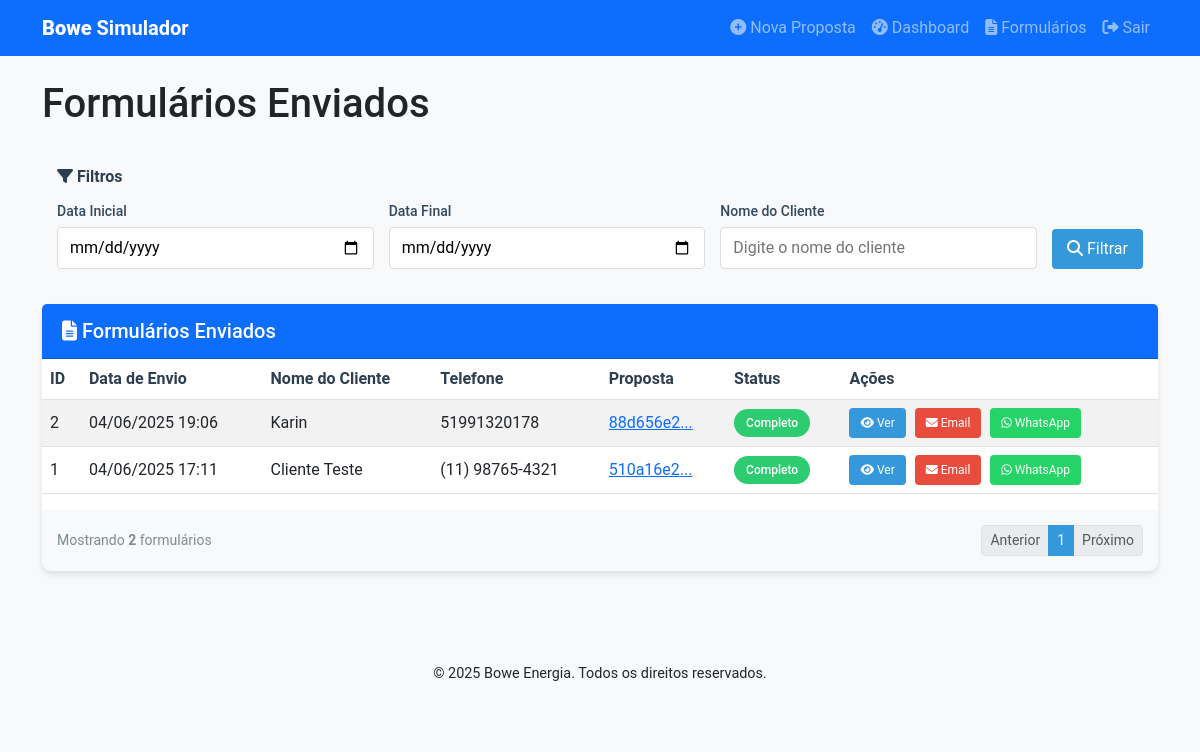
Screenshot of /admin/formularios (signed in) with the database file from the repository.
### src/models/formulario.py (models this page shows, shortened)
class FormularioCliente(db.Model):
    __tablename__ = 'formularios_cliente'
    id = db.Column(db.Integer, primary_key=True)
    proposta_id = db.Column(db.Integer, db.ForeignKey('propostas.id'), nullable=False)
    data_submissao = db.Column(db.DateTime, default=datetime.utcnow)
    nome_completo = db.Column(db.String(150), nullable=False)
    telefone = db.Column(db.String(20), nullable=False)
    documento_filename = db.Column(db.String(255), nullable=False)
    conta_luz_filename = db.Column(db.String(255), nullable=False)
    proposta = db.relationship('Proposta', backref=db.backref('formulario', uselist=False))

### src/routes/formulario.py (the view)
@formulario_bp.route('/admin/formularios')
def admin_formularios():
    if 'logged_in' not in session:
        flash('Acesso restrito. Por favor, faça login.', 'error')
        return redirect(url_for('dashboard.login'))
    formularios = FormularioCliente.query.order_by(FormularioCliente.data_submissao.desc()).all()
    return render_template('admin_formularios.html', formularios=formularios)

### src/templates/admin_formularios.html (shortened to what this page needs)
{% extends "base.html" %}
{% block content %}
<div class="container mt-4">
    <div class="row">
        <div class="col-md-12">
            <h1 class="mb-4">Formulários Enviados</h1>
            <div class="filter-section">
                <h2 class="filter-title"><i class="fas fa-filter"></i> Filtros</h2>
                <form class="filter-form" method="GET" action="{{ url_for('formulario.admin_formularios') }}">
                    <div class="filter-group">
                        <label class="filter-label">Data Inicial</label>
                        <input type="date" name="data_inicial" class="filter-control" value="{{ request.args.get('data_inicial', '') }}">
                    </div>
                    <div class="filter-group">
                        <label class="filter-label">Data Final</label>
                        <input type="date" name="data_final" class="filter-control" value="{{ request.args.get('data_final', '') }}">
                    </div>
                    <div class="filter-group">
                        <label class="filter-label">Nome do Cliente</label>
                        <input type="text" name="nome" class="filter-control" value="{{ request.args.get('nome', '') }}" placeholder="Digite o nome do cliente">
                    </div>
                    <button type="submit" class="filter-btn"><i class="fas fa-search"></i> Filtrar</button>
                </form>
            </div>
            <div class="card">
                <div class="card-header bg-primary text-white">
                    <h5 class="mb-0"><i class="fas fa-file-alt"></i> Formulários Enviados</h5>
                </div>
                <div class="table-responsive">
                    {% if formularios %}
                    <table class="table table-striped table-hover">
                        <thead>
                            <tr>
                                <th>ID</th>
                                <th>Data de Envio</th>
                                <th>Nome do Cliente</th>
                                <th>Telefone</th>
                                <th>Proposta</th>
                                <th>Status</th>
                                <th>Ações</th>
                            </tr>
                        </thead>
                        <tbody>
                            {% for formulario in formularios %}
                            <tr>
                                <td>{{ formulario.id }}</td>
                                <td>{{ formulario.data_submissao.strftime('%d/%m/%Y %H:%M') }}</td>
                                <td>{{ formulario.nome_completo }}</td>
                                <td>{{ formulario.telefone }}</td>
                                <td>
                                    <a href="{{ url_for('proposta.visualizar', id_publico=formulario.proposta.id_publico) }}" target="_blank">
                                        {{ formulario.proposta.id_publico[:8] }}...
                                    </a>
                                </td>
                                <td><span class="badge badge-success">Completo</span></td>
                                <td>
                                    <a href="{{ url_for('formulario.admin_formulario_detalhe', id=formulario.id) }}" class="btn btn-sm btn-view">
                                        <i class="fas fa-eye"></i> Ver
                                    </a>
                                    <a href="mailto:{{ formulario.proposta.email_indicado }}" class="btn btn-sm btn-email">
                                        <i class="fas fa-envelope"></i> Email
                                    </a>
                                    <a href="https://wa.me/55{{ formulario.telefone|replace('(', '')|replace(')', '')|replace('-', '')|replace(' ', '') }}" target="_blank" class="btn btn-sm btn-whatsapp">
                                        <i class="fab fa-whatsapp"></i> WhatsApp
                                    </a>
                                </td>
                            </tr>
                            {% endfor %}
                        </tbody>
                    </table>
                    {% endif %}
                </div>
                {% if formularios %}
                <div class="table-footer">
                    <div class="results-info">
                        Mostrando <strong>{{ formularios|length }}</strong> formulários
                    </div>
                    <nav aria-label="Paginação">
                        <ul class="pagination pagination-sm">
                            <li class="page-item disabled">
                                <a class="page-link" href="#" tabindex="-1">Anterior</a>
                            </li>
                            <li class="page-item active">
                                <a class="page-link" href="#">1</a>
                            </li>
                            <li class="page-item disabled">
                                <a class="page-link" href="#">Próximo</a>
                            </li>
                        </ul>
                    </nav>
                </div>
                {% endif %}
            </div>
        </div>
    </div>
</div>
{% endblock %}

### src/static/css/style.css (style rules this page uses)
body { font-family: 'Roboto', sans-serif; background-color: #f8f9fa; }
.card { border: none; box-shadow: 0 0.125rem 0.25rem rgba(0, 0, 0, 0.075); margin-bottom: 1.5rem; }
.card-header { font-weight: 600; }
.table th { font-weight: 600; }
.badge { font-weight: 500; padding: 0.4em 0.6em; }

### src/static/css/custom.css (style rules this page uses)
main, .container, .row, .col-md-12 { overflow-x: visible; }

### src/templates/admin_formularios.html (style rules this page uses)
.card { border-radius: 10px; box-shadow: 0 4px 6px rgba(0,0,0,0.1); margin-bottom: 20px; }
.card-header { border-radius: 10px 10px 0 0; padding: 15px 20px; }
.table-responsive { padding: 0; }
.table th { font-weight: 600; color: #2c3e50; }
.table td { vertical-align: middle; }
.badge { padding: 8px 12px; border-radius: 30px; font-weight: 500; font-size: 12px; }
.badge-success { background-color: #2ecc71; color: white; }
.btn-sm { border-radius: 4px; padding: 5px 10px; font-size: 12px; margin-right: 5px; }
.btn-view { background-color: #3498db; color: white; }
.btn-whatsapp { background-color: #25d366; color: white; }
.btn-email { background-color: #e74c3c; color: white; }
.filter-section { background-color: #f8f9fa; border-radius: 10px; padding: 15px; margin-bottom: 20px; }
.filter-title { font-size: 16px; font-weight: 600; margin-bottom: 15px; color: #2c3e50; }
.filter-form { display: flex; flex-wrap: wrap; gap: 15px; }
.filter-group { flex: 1; min-width: 200px; }
.filter-label { display: block; margin-bottom: 5px; font-weight: 500; color: #34495e; font-size: 14px; }
.filter-control { width: 100%; padding: 8px 12px; border: 1px solid #ddd; border-radius: 4px; }
.filter-btn { align-self: flex-end; padding: 8px 15px; background-color: #3498db; color: white; border: none; border-radius: 4px; cursor: pointer; }
.table-footer { display: flex; justify-content: space-between; align-items: center; padding: 15px; background-color: #f8f9fa; border-radius: 0 0 10px 10px; }
.pagination { margin: 0; }
.page-item.active .page-link { background-color: #3498db; border-color: #3498db; }
.page-link { color: #3498db; }
.results-info { color: #7f8c8d; font-size: 14px; }

### rows the page displays
FormularioCliente: id "2", data_submissao "04/06/2025 19:06", nome_completo "Karin", telefone "51991320178", proposta "88d656e2"
FormularioCliente: id "1", data_submissao "04/06/2025 17:11", nome_completo "Cliente Teste", telefone "(11) 98765-4321", proposta "510a16e2"
